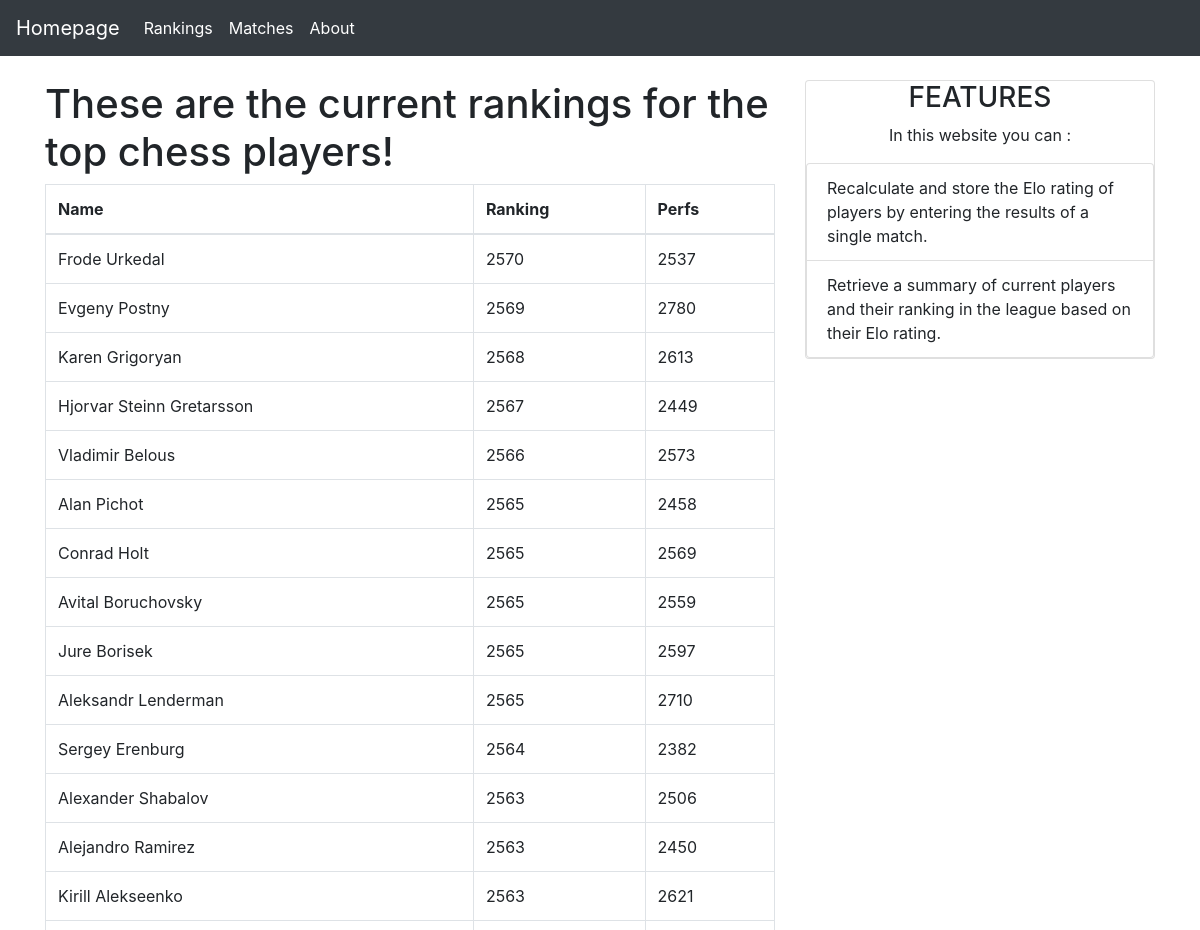
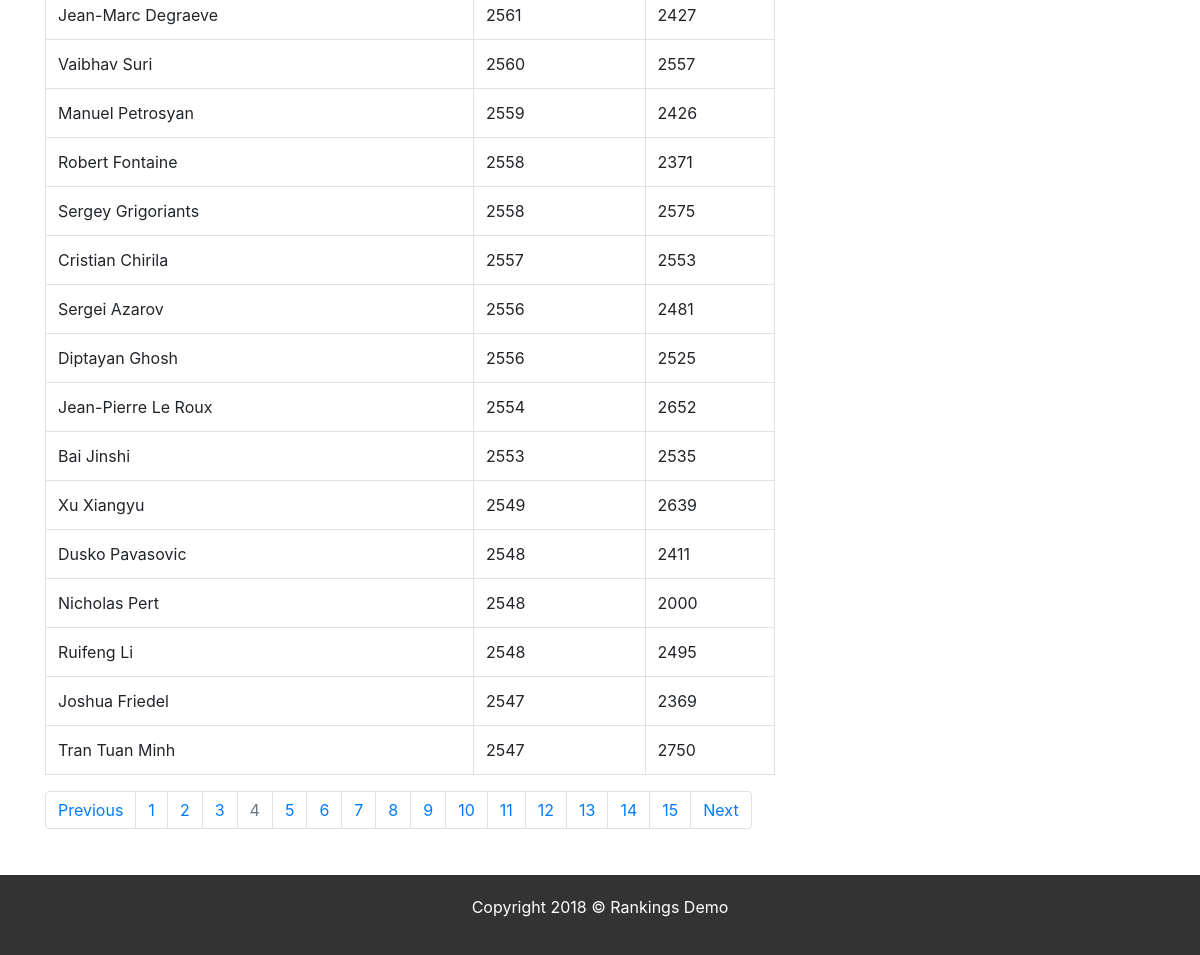
The app's page /rankings/?page=4 with its own data (2 pictures, top to bottom).
### rankings/models.py (models this page shows, shortened)
class Player(models.Model):
    name = models.CharField(max_length = 100)
    ranking = models.IntegerField(default= 22)
    performances = models.IntegerField(default= 0)

### rankings/views.py (the view)
# urls.py: url(r'^rankings/$', views.index, name = 'index'),
def index(request):
    all_players = Player.objects.all().order_by("-ranking")
    page = request.GET.get('page', 1)
    paginator = Paginator(all_players, 30)
    try:
        players = paginator.page(page)
    except PageNotAnInteger:
        players = paginator.page(1)
    except EmptyPage:
        players = paginator.page(paginator.num_pages)
    return render(request, 'rankings/index.html', {'players': players})

### rankings/templates/rankings/index.html
{% extends 'rankings/includes/basiclayout.html' %}
{% block mainbody %}
    {% if players %}
    <h1> These are the current rankings for the top chess players! </h1>
    <table class="table table-bordered">
      <thead>
        <tr>
          <th>Name</th>
          <th>Ranking</th>
          <th>Perfs</th>
        </tr>
      </thead>
      <tbody>
        {% for player in players %}
          <tr>
            <td>{{ player.name }}</td>
            <td>{{ player.ranking }}</td>
            <td>{{ player.performances }}</td>
          </tr>
        {% endfor %}
      </tbody>
    </table>
    {% if players.has_other_pages %}
        <nav aria-label="Page navigation example">
          <ul class="pagination">
            {% if players.has_previous %}
              <li class="page-item" ><a class="page-link" href="?page={{ players.previous_page_number }}">Previous</a></li>
            {% else %}
              <li class="page-item disabled"><a class="page-link" href="#">Previous</a></li>
            {% endif %}
            {% for i in players.paginator.page_range %}
              {% if players.number == i %}
                <li class="page-item disabled" class="active"><a class="page-link" href="#">{{ i }}</a></li>
              {% else %}
                <li class="page-item" ><a class="page-link" href="?page={{ i }}">{{ i }}</a></li>
              {% endif %}
            {% endfor %}
            {% if players.has_next %}
              <li class="page-item"><a class="page-link"href="?page={{ players.next_page_number }}">Next</a></li>
            {% else %}
              <li class="page-item disabled"><a class="page-link"href="#">Next</a></li>
            {% endif %}
          </ul>
        </nav>
    {% endif %}
    {% else %}
        <h1>You need to migrate the database to see the players' rankings</h1>
    {% endif %}
{% endblock %}

### rankings/static/rankings/style.css (style rules this page uses)
body { background-color: whitesmoke; }

### records on screen
Player: name "Frode Urkedal", ranking "2570", performances "2537"
Player: name "Evgeny Postny", ranking "2569", performances "2780"
Player: name "Karen Grigoryan", ranking "2568", performances "2613"
Player: name "Hjorvar Steinn Gretarsson", ranking "2567", performances "2449"
Player: name "Vladimir Belous", ranking "2566", performances "2573"
Player: name "Alan Pichot", ranking "2565", performances "2458"
Player: name "Conrad Holt", ranking "2565", performances "2569"
Player: name "Avital Boruchovsky", ranking "2565", performances "2559"
Player: name "Jure Borisek", ranking "2565", performances "2597"
Player: name "Aleksandr Lenderman", ranking "2565", performances "2710"
Player: name "Sergey Erenburg", ranking "2564", performances "2382"
Player: name "Alexander Shabalov", ranking "2563", performances "2506"
Player: name "Alejandro Ramirez", ranking "2563", performances "2450"
Player: name "Kirill Alekseenko", ranking "2563", performances "2621"
Player: name "Jean-Marc Degraeve", ranking "2561", performances "2427"
Player: name "Vaibhav Suri", ranking "2560", performances "2557"
Player: name "Manuel Petrosyan", ranking "2559", performances "2426"
Player: name "Robert Fontaine", ranking "2558", performances "2371"
Player: name "Sergey Grigoriants", ranking "2558", performances "2575"
Player: name "Cristian Chirila", ranking "2557", performances "2553"
Player: name "Sergei Azarov", ranking "2556", performances "2481"
Player: name "Diptayan Ghosh", ranking "2556", performances "2525"
Player: name "Jean-Pierre Le Roux", ranking "2554", performances "2652"
Player: name "Bai Jinshi", ranking "2553", performances "2535"
Player: name "Xu Xiangyu", ranking "2549", performances "2639"
Player: name "Dusko Pavasovic", ranking "2548", performances "2411"
Player: name "Nicholas Pert", ranking "2548", performances "2000"
Player: name "Ruifeng Li", ranking "2548", performances "2495"
Player: name "Joshua Friedel", ranking "2547", performances "2369"
Player: name "Tran Tuan Minh", ranking "2547", performances "2750"

### other values on screen
{{ i }} "1" "2" "3" "5" "6" "7" "8" "9" "10" "11" "12" "13" "14" "15"
{{ i }} "4"
